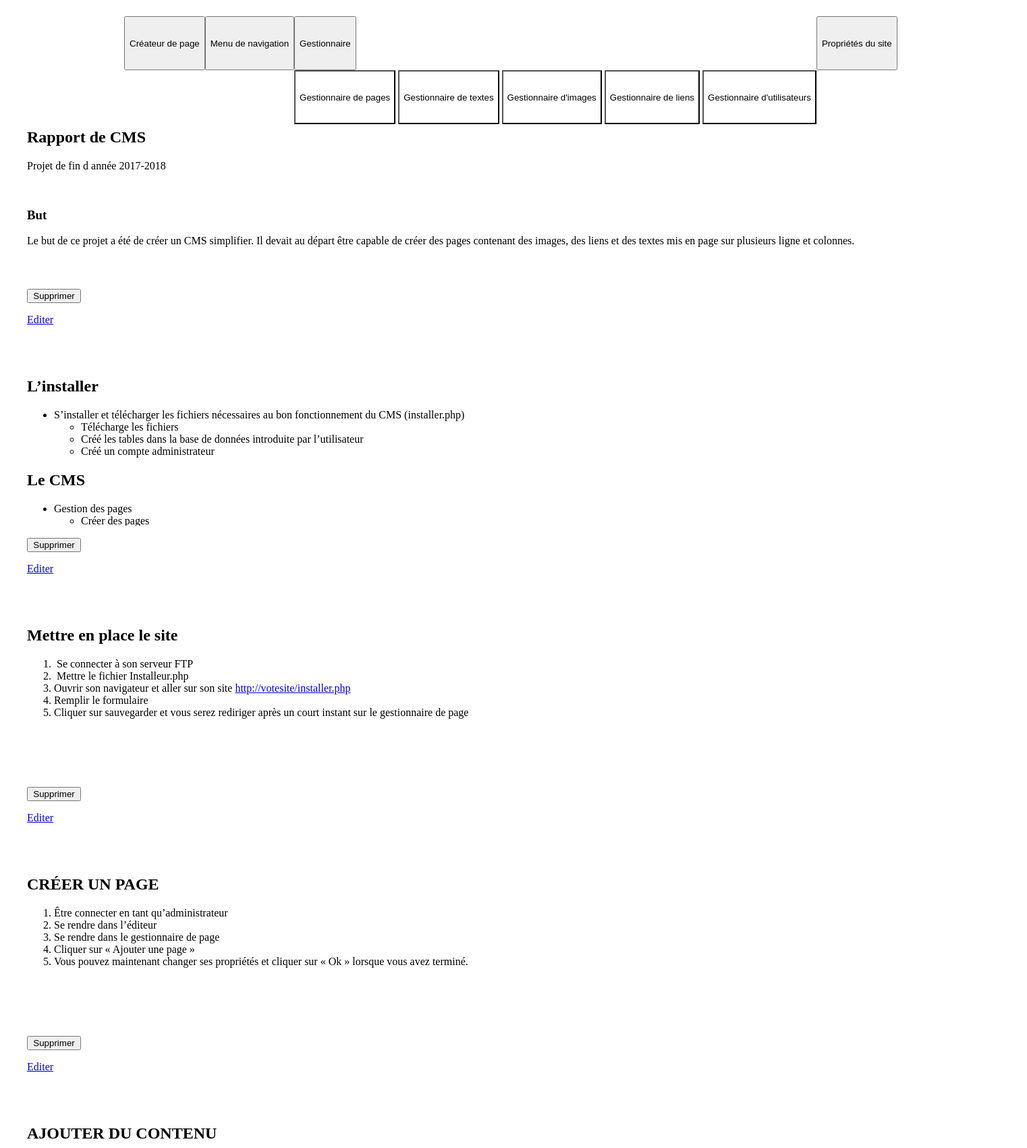
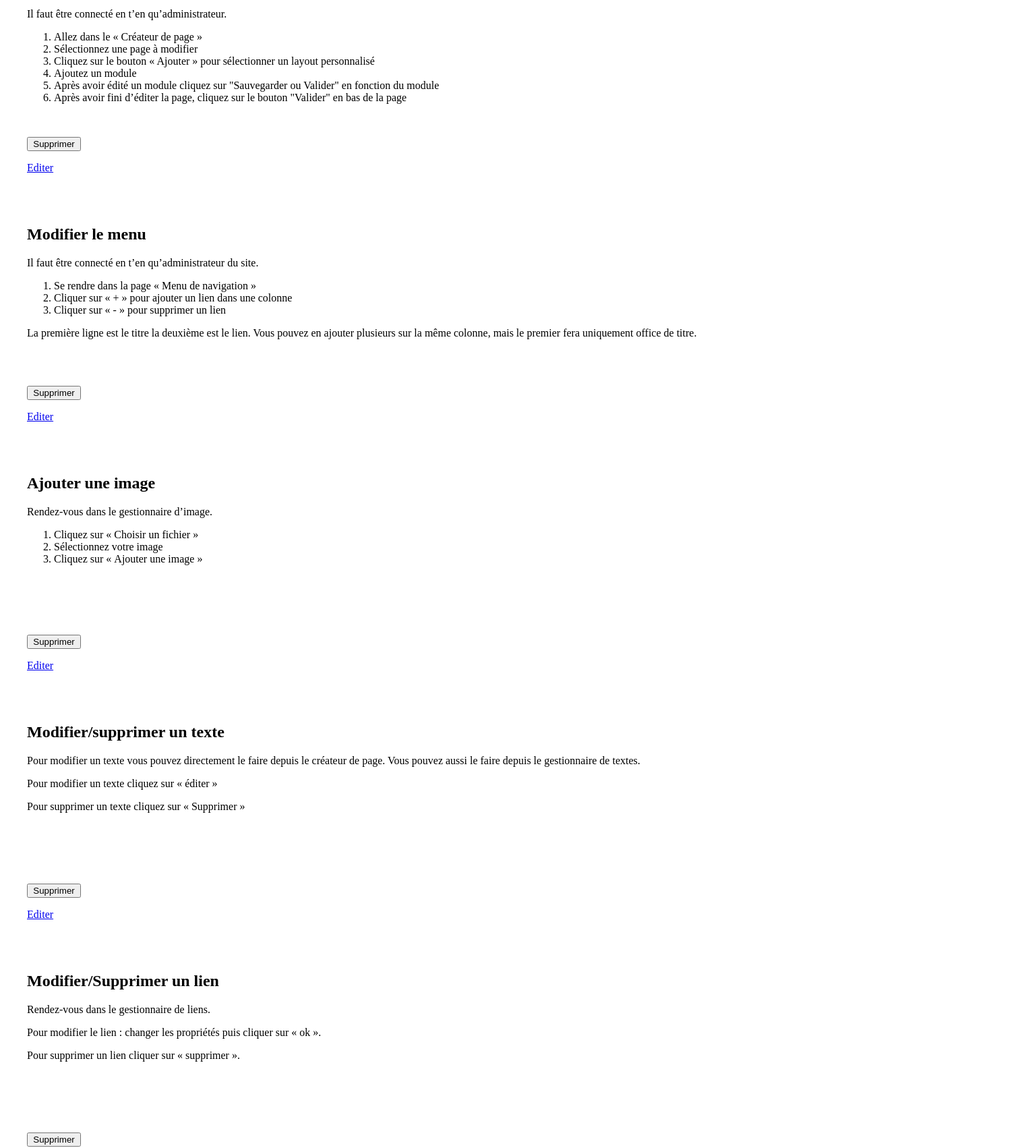
Page /editor/textemanager.php (upper part) on the committed database (2 pictures, top to bottom).
### tables this page shows
CREATE TABLE IF NOT EXISTS `textes` (
  `id` int(10) UNSIGNED NOT NULL AUTO_INCREMENT,
  `texte` longtext NOT NULL,
  PRIMARY KEY (`id`)
);

### editor/textemanager.php (the view, shortened to what this page needs)
<?php
    $req ="SELECT count(*) as 'nbr' FROM `textes`";
    $res = mysqli_fetch_array(mysqli_query($BDD,$req),MYSQLI_ASSOC);
?>
<?php include("editor/php/EditorHeader.php") ?>
<div class="container">
    <div class="row Pageaff">
        <?php
            if($res["nbr"] != 0){
                $req = "SELECT * FROM `textes`";
                $res = mysqli_query($BDD,$req);
                while($texte = mysqli_fetch_array($res,MYSQLI_ASSOC)){
        ?>
                    <div class="col-md-4">
                        <div class="vignet">
                            <div class="pastrop">
                                <p><?php echo $texte["texte"]?><p>
                            </div>
                            <br>
                            <div class="row">
                                <form method="post" onSubmit="if(!confirm('Etes-vous certain de vouloir supprimer le texte ?')){return false;}">
                                    <input class="webLink EditBtnBig" type="submit" value="Supprimer">
                                </form>
                                <a href="index.php?p=TextWritter&text=<?php echo $texte["id"]?>" class="webLink EditBtn">Editer</a>
                            </div>
                        </div>
                    </div>
        <?php
                }
            }
        ?>
    </div>
</div>

### css/editorStyle.css (style rules this page uses)
.EditBtn { width: 5em; margin-right: 1em; }
.EditBtnBig { width: 6em; margin-right: 1em; }
.vignet { color:var(--texteColor); background-color:var(--ContainerColor); margin-bottom: 1.5em; padding: 1em; padding-left: 2em; padding-right: 2em; }
.pastrop { height: 15em; overflow-y: auto; }
.Pageaff { margin-bottom: 4.5em; }
::placeholder { color: var(--HeadAndFooter); opacity: 1; }

### rows in the picture
textes: texte "Rapport de CMS Projet de fin d année 2017-2018 But Le but de ce projet a été de créer un CMS simplifier. Il devait au départ être capable de créer des pages contenant des images, des liens et des textes mis en page sur plusieurs ligne et colonnes."
textes: texte "L’installer S’installer et télécharger les fichiers nécessaires au bon fonctionnement du CMS (installer.php) Télécharge les fichiers Créé les tables dans la base de données introduite par l’utilisateur Créé un compte administrateur Le CMS Gestion des pages Créer des pages"
textes: texte "Mettre en place le site Se connecter à son serveur FTP Mettre le fichier Installeur.php Ouvrir son navigateur et aller sur son site http://votesite/installer.php Remplir le formulaire Cliquer sur sauvegarder et vous serez rediriger après un court instant sur le gestionnaire de page"
textes: texte "CRÉER UN PAGE Être connecter en tant qu’administrateur Se rendre dans l’éditeur Se rendre dans le gestionnaire de page Cliquer sur « Ajouter une page » Vous pouvez maintenant changer ses propriétés et cliquer sur « Ok » lorsque vous avez terminé."
textes: texte "AJOUTER DU CONTENU Il faut être connecté en t’en qu’administrateur. Allez dans le « Créateur de page » Sélectionnez une page à modifier Cliquez sur le bouton « Ajouter » pour sélectionner un layout personnalisé Ajoutez un module Après avoir édité un module cliquez sur \"Sauvegarder ou Valider\" en fonction du module Après avoir fini d’éditer la page, cliquez sur le bouton \"Valider\" en bas de la page"
textes: texte "Modifier le menu Il faut être connecté en t’en qu’administrateur du site. Se rendre dans la page « Menu de navigation » Cliquer sur « + » pour ajouter un lien dans une colonne Cliquer sur « - » pour supprimer un lien La première ligne est le titre la deuxième est le lien. Vous pouvez en ajouter plusieurs sur la même colonne, mais le premier fera uniquement office de titre."
textes: texte "Ajouter une image Rendez-vous dans le gestionnaire d’image. Cliquez sur « Choisir un fichier » Sélectionnez votre image Cliquez sur « Ajouter une image »"
textes: texte "Modifier/supprimer un texte Pour modifier un texte vous pouvez directement le faire depuis le créateur de page. Vous pouvez aussi le faire depuis le gestionnaire de textes. Pour modifier un texte cliquez sur « éditer » Pour supprimer un texte cliquez sur « Supprimer »"
textes: texte "Modifier/Supprimer un lien Rendez-vous dans le gestionnaire de liens. Pour modifier le lien : changer les propriétés puis cliquer sur « ok ». Pour supprimer un lien cliquer sur « supprimer »."
